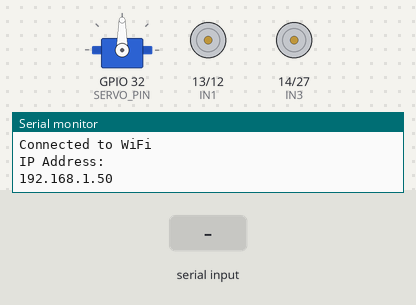
Bench run of a sketch on a simulated ESP32. Parts: servo, motor-driver pin pairs drawn as motors (green arrow = first pin HIGH = forward, orange = second pin HIGH = backward, longer = more drive, scaled by the enable pin), the last lines printed to the serial monitor. The test bench sets the inputs (shaded band). WiFi joins after 1.5 s; servers stay silent unless stated; nothing arrives over Bluetooth unless stated.

Above: at 3.2 s.
3.3 s: "1" received over the second serial link
At 4.5 s:
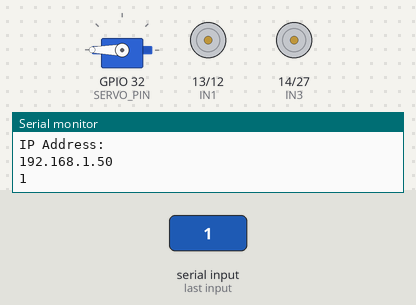
5.7 s: "U" received over the second serial link
At 6.6 s:
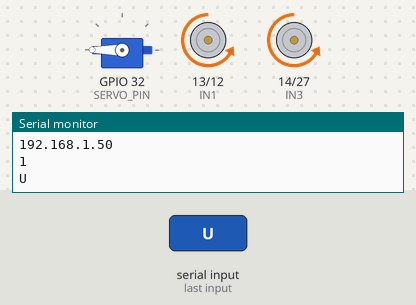
7.2 s: "D" received over the second serial link
At 7.8 s:
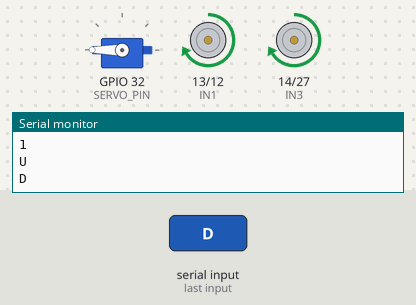
8.7 s: "S" received over the second serial link
At 9.9 s:
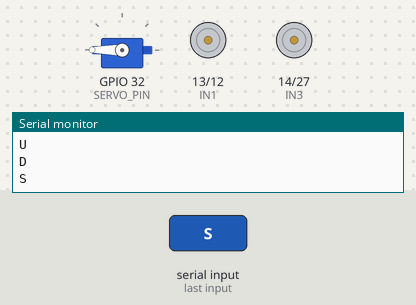
10.2 s: "L" received over the second serial link
At 11.3 s:
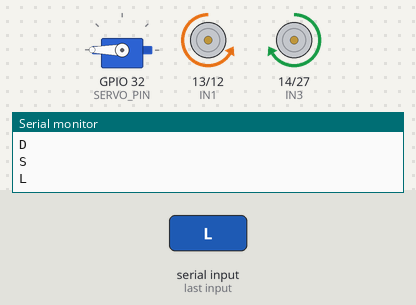
11.7 s: "R" received over the second serial link
At 12.4 s:
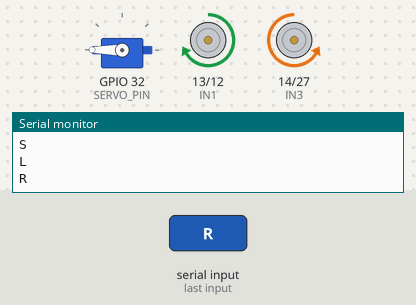
Timing chart, 0 to 14.2 s (numbered marks = the images above; inputs shaded):
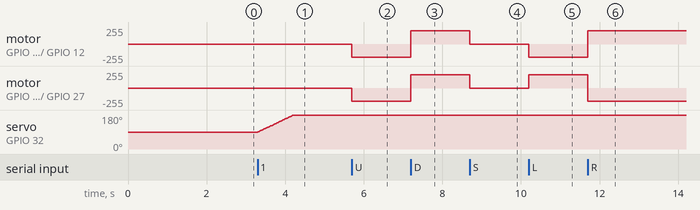

Measured:
- after the input at 3.3 s, servo on GPIO 32 (SERVO_PIN): moves from 90° to 180° over 0.90 s, starting at once
- after the input at 5.7 s, motor on GPIO 13 (IN1) / GPIO 12 (IN2), motor on GPIO 14 (IN3) / GPIO 27 (IN4): stopped → backward 200/255 at once
- after the input at 7.2 s, motor on GPIO 13 (IN1) / GPIO 12 (IN2), motor on GPIO 14 (IN3) / GPIO 27 (IN4): backward 200/255 → forward 200/255 at once
- after the input at 8.7 s, motor on GPIO 13 (IN1) / GPIO 12 (IN2), motor on GPIO 14 (IN3) / GPIO 27 (IN4): forward 200/255 → stopped at once
- after the input at 10.2 s, motor on GPIO 13 (IN1) / GPIO 12 (IN2): stopped → backward 200/255 at once; motor on GPIO 14 (IN3) / GPIO 27 (IN4): stopped → forward 200/255 at once
- after the input at 11.7 s, motor on GPIO 13 (IN1) / GPIO 12 (IN2): backward 200/255 → forward 200/255 at once; motor on GPIO 14 (IN3) / GPIO 27 (IN4): forward 200/255 → backward 200/255 at once

The sketch:

BOT_CONTROL_CODE.ino
```cpp
#include <WiFi.h>
#include <ESPAsyncWebServer.h>
#include "BluetoothSerial.h"
#include <ESP32Servo.h>
#include "DHT.h"

const char *ssid = "YOUR_SSID";
const char *password = "YOUR_PASSWORD";
AsyncWebServer server(80);

BluetoothSerial serialBT;
#define IN1 13
#define IN2 12
#define IN3 14
#define IN4 27
#define ENA 26
#define ENB 25
#define Speed 200
#define DHTPIN 33
char value;
String data = "Idle";
String patil = "Camera at center"; // Initially at center

#define DHTTYPE DHT11
DHT dht(DHTPIN, DHTTYPE);

#define SERVO_PIN 32
Servo myservo;
int servoPos = 90; // Initial position
int targetServoPos = 90;
int servoStep = 1;
unsigned long previousMillis = 0;
const long interval = 10; // Interval for servo updates in milliseconds

void setup() {
  serialBT.begin("Esp32-BT");
  Serial.begin(115200);
  pinMode(IN1, OUTPUT);
  pinMode(IN2, OUTPUT);
  pinMode(IN3, OUTPUT);
  pinMode(IN4, OUTPUT);
  dht.begin();
  WiFi.begin(ssid, password);
  while (WiFi.status() != WL_CONNECTED) {
    delay(1000);
    Serial.println("Connecting to WiFi...");
  }
  Serial.println("Connected to WiFi");
  Serial.println("IP Address: ");
  Serial.println(WiFi.localIP());
  server.on("/", HTTP_GET, handleRoot);
  server.begin();

  myservo.attach(SERVO_PIN);
  myservo.write(servoPos); // Set initial position
}

void loop() {
  unsigned long currentMillis = millis();

  if (currentMillis - previousMillis >= interval) {
    previousMillis = currentMillis;
    updateServo();
  }

  if (serialBT.available()) {
    value = serialBT.read();
    Serial.println(value);
    if (value == 'U') {
      Forward();
      data = "Forward";
    } else if (value == 'D') {
      Backward();
      data = "Backward";
    } else if (value == 'S') {
      Stop();
      data = "Stop";
    } else if (value == 'L') {
      Left();
      data = "Left";
    } else if (value == 'R') {
      Right();
      data = "Right";
    } else if (value == '1') {
      targetServoPos = 180;
      patil = "Left Turn";
    } else if (value == '2') {
      targetServoPos = 90;
    } else if (value == '3') {
      targetServoPos = 0;
      patil = "Right Turn";
    } else if (value == '4') {
      targetServoPos = 90;
    }
  }
}

void updateServo() {
  if (servoPos < targetServoPos) {
    servoPos += servoStep;
    if (servoPos > targetServoPos) {
      servoPos = targetServoPos;
    }
    myservo.write(servoPos);
    //delay(25);
  } else if (servoPos > targetServoPos) {
    servoPos -= servoStep;
    if (servoPos < targetServoPos) {
      servoPos = targetServoPos;
    }
    myservo.write(servoPos);
    //delay(25);
  }

  if (servoPos == 90) {
    patil = "Camera at center";
  } else if (servoPos == 180) {
    patil = "Left Turn";
  } else if (servoPos == 0) {
    patil = "Right Turn";
  }
}

void Forward() {
  analogWrite(ENA, Speed);
  analogWrite(ENB, Speed);
  digitalWrite(IN1, LOW);
  digitalWrite(IN2, HIGH);
  digitalWrite(IN3, LOW);
  digitalWrite(IN4, HIGH);
}

void Backward() {
  analogWrite(ENA, Speed);
  analogWrite(ENB, Speed);
  digitalWrite(IN1, HIGH);
  digitalWrite(IN2, LOW);
  digitalWrite(IN3, HIGH);
  digitalWrite(IN4, LOW);
}

void Stop() {
  digitalWrite(IN1, LOW);
  digitalWrite(IN2, LOW);
  digitalWrite(IN3, LOW);
  digitalWrite(IN4, LOW);
}

void Left() {
  analogWrite(ENA, Speed);
  analogWrite(ENB, Speed);
  digitalWrite(IN1, LOW);
  digitalWrite(IN2, HIGH);
  digitalWrite(IN3, HIGH);
  digitalWrite(IN4, LOW);
}

void Right() {
  analogWrite(ENA, Speed);
  analogWrite(ENB, Speed);
  digitalWrite(IN1, HIGH);
  digitalWrite(IN2, LOW);
  digitalWrite(IN3, LOW);
  digitalWrite(IN4, HIGH);
}

void handleRoot(AsyncWebServerRequest *request) {
  int Humidity = dht.readHumidity();
  float Temperature = dht.readTemperature();

  if (isnan(Humidity) || isnan(Temperature)) {
    request->send(200, "text/html", "Failed to read from DHT sensor!");
    return;
  }

  String html = "<html><body><h1> BOT for Real-Time Fault Detection in Restricted Areas with Image Processing </h1><h1>Humidity: " + String(Humidity) + " %</h1><h1>Temperature: " + String(Temperature) + " &deg;C</h1><h1>BOT Running Status: " + data + "</h1><h1>BOT Camera Status: " + patil + "</h1></body></html>";
  request->send(200, "text/html", html);
}
```
